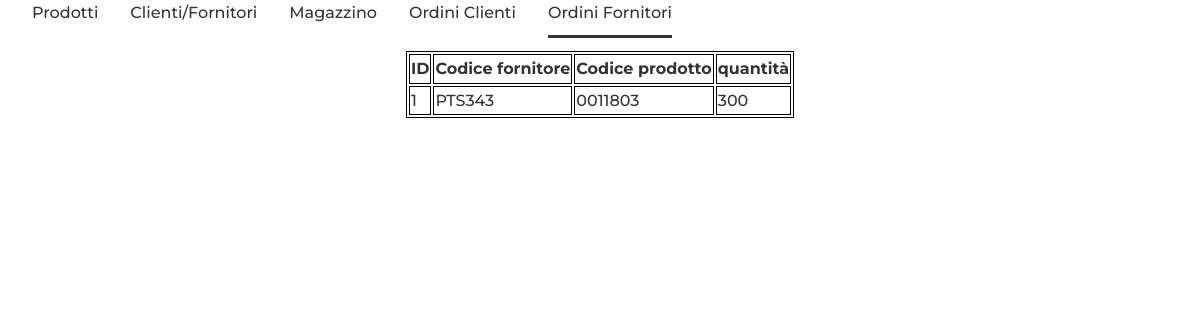
The app's page /maturita/Ordini_Fornitori.php with its own data.
### tables this page shows
create table ordine_fornitore(
id int auto_increment,
codice_fornitore varchar(100) not null,
codice_prodotto varchar(100) not null,
quantita int not null,

primary key(id, codice_fornitore, codice_prodotto),
FOREIGN KEY (codice_prodotto) REFERENCES prodotti (codice)
ON DELETE CASCADE
ON UPDATE CASCADE,

FOREIGN KEY (codice_fornitore) REFERENCES clienti_fornitori (codice)
ON DELETE CASCADE
ON UPDATE CASCADE
);

### maturita/Ordini_Fornitori.php (the view, shortened to what this page needs)
<!DOCTYPE html>
<html>
    <head>
        <link rel="stylesheet" href="Style.css" />
        <link href="https://cdn.jsdelivr.net/npm/boxicons@2.0.5/css/boxicons.min.css" rel="stylesheet" />
    </head>
    <body>
    <div class="nav__menu" id="nav-menu">
        <ul class="nav__list">
          <li class="nav__item"><a href="Prodotti.php" class="nav__link">Prodotti</a></li>
          <li class="nav__item"><a href="Clienti_Fornitori.php" class="nav__link">Clienti/Fornitori</a></li>
          <li class="nav__item"><a href="Magazzino.php" class="nav__link">Magazzino</a></li>
          <li class="nav__item"><a href="Ordini_Clienti.php" class="nav__link">Ordini Clienti</a></li>
          <li class="nav__item"><a href="Ordini_Fornitori.php" class="nav__link active">Ordini Fornitori</a></li>
        </ul>
      </div>
      <br>
    <?php
        $servername = "localhost";
        $username = "root";
        $password = "";
        $dbname = "maturita";
        $conn = new mysqli($servername, $username, $password, $dbname);
        $sql = "SELECT * FROM ordine_fornitore";
        $result = $conn->query($sql);
        if ($result->num_rows > 0) {
            echo "<center>";
            echo "<table><tr><th>ID</th><th>Codice fornitore</th><th>Codice prodotto</th><th>quantità</th>";
            while($row = $result->fetch_assoc()) {
                echo "<tr>
                        <td>" . $row["id"]. "</td>
                        <td>" . $row["codice_fornitore"]. "</td>
                        <td>" . $row["codice_prodotto"]. "</td>
                        <td>" . $row["quantita"]. "</td>
                    </tr>";
            }
            echo "</table>";
            echo "</center>";
        } else {
            echo "0 results";
        }
    ?>
    </body>
</html>

### maturita/Style.css (style rules this page uses)
:root { --header-height: 3rem; --font-medium: 500; }
:root { --first-color: #7289da; --white-color: #333; --dark-color: #202225; --text-color: #333; }
:root { --body-font: 'Montserrat', sans-serif; --big-font-size: 6.25rem; --h2-font-size: 1.25rem; --normal-font-size: .938rem; --small-font-size: .813rem; }
@media screen and (min-width: 768px) { :root { --big-font-size: 10.5rem; --h2-font-size: 2rem; --normal-font-size: 1rem; --small-font-size: .875rem; } }
:root { --mb-1: .5rem; --mb-2: 1rem; --mb-3: 1.5rem; --mb-4: 2rem; }
:root { --z-fixed: 100; }
*,::before,::after { box-sizing: border-box; }
html { scroll-behavior: smooth; }
body { margin: var(--header-height) 0 0 0; font-family: var(--body-font); font-size: var(--normal-font-size); font-weight: var(--font-medium); color: var(--text-color); line-height: 1.6; }
ul { margin: 0; padding: 0; list-style: none; }
a { text-decoration: none; color: var(--text-color); }
.nav__item { margin-bottom: var(--mb-4); }
.nav__link { position: relative; color: var(--dark-color); }
.active::after { position: absolute; content: ""; width: 100%; height: .18rem; left: 0; top: 2rem; background-color: var(--first-color); }
@media screen and (min-width: 768px) { body { margin: 0; } }
@media screen and (min-width: 768px) { .nav__list { display: flex; } }
@media screen and (min-width: 768px) { .nav__item { margin-left: var(--mb-4); margin-bottom: 0; } }
@media screen and (min-width: 768px) { .nav__link { color: var(--white-color); } }
@media screen and (min-width: 768px) { .active::after { background-color: var(--white-color); } }

### maturita/Ordini_Fornitori.php (style rules this page uses)
table, th, td { border: 1px solid black; }

### records on screen
ordine_fornitore: id "1", codice_fornitore "PTS343", codice_prodotto "0011803", quantita "300"
